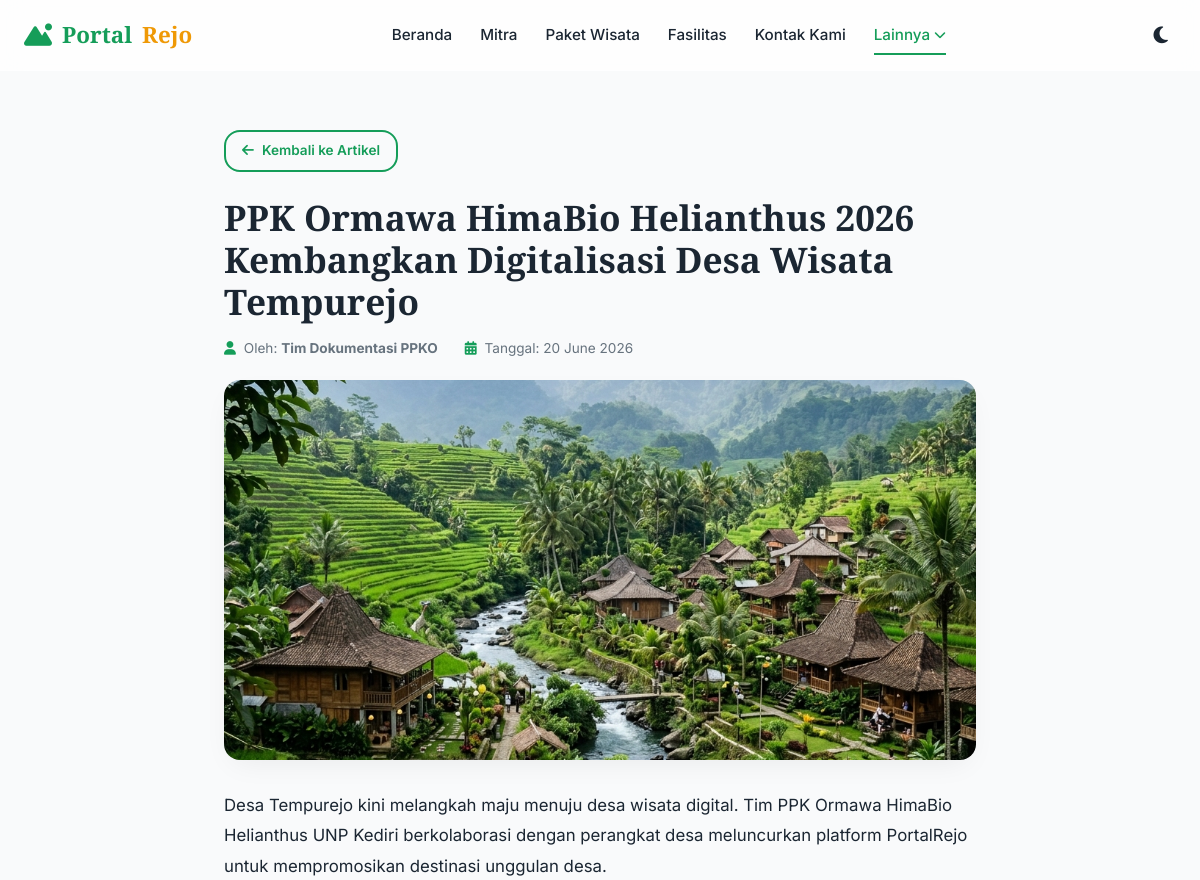
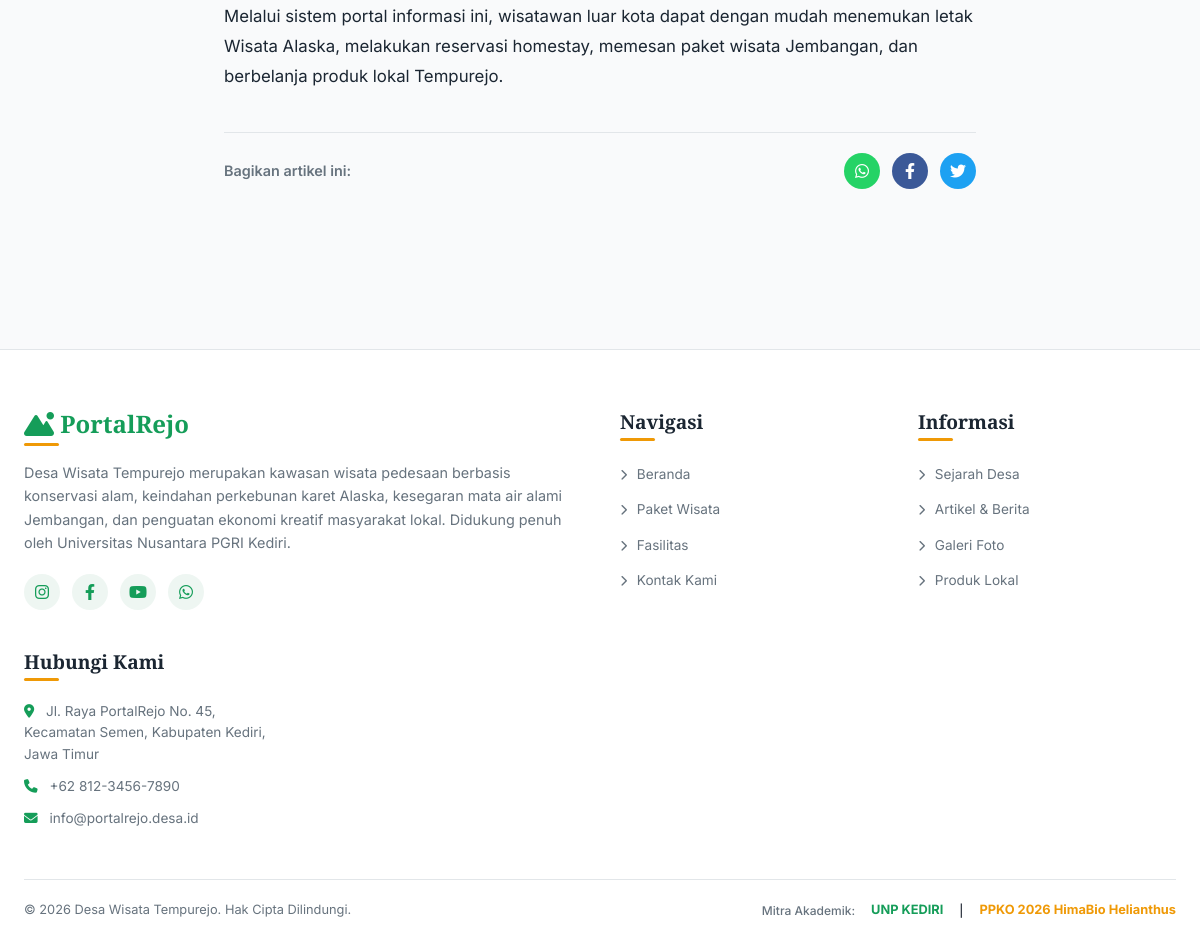
Screenshot of /index.php?page=artikel&slug=ppko-himabio-helianthus-digitalisasi-desa-tempurejo with the database file from the repository (2 pictures, top to bottom).
### tables this page shows
CREATE TABLE IF NOT EXISTS `artikel` (
  `id` INT AUTO_INCREMENT PRIMARY KEY,
  `judul` VARCHAR(150) NOT NULL,
  `slug` VARCHAR(150) NOT NULL UNIQUE,
  `konten` TEXT NOT NULL,
  `gambar` VARCHAR(255),
  `penulis` VARCHAR(100) DEFAULT 'Admin',
  `created_at` TIMESTAMP DEFAULT CURRENT_TIMESTAMP
);

### config/db.php (called while the page is built, shortened)
<?php
$db_host = 'localhost';
$db_user = 'root';
$db_pass = '';
$db_name = 'desa_wisata_tempurejo';
$pdo = null;
$db_connected = false;
try {
    $dsn = "mysql:host=$db_host;dbname=$db_name;charset=utf8mb4";
    $options = [
        PDO::ATTR_ERRMODE            => PDO::ERRMODE_EXCEPTION,
        PDO::ATTR_DEFAULT_FETCH_MODE => PDO::FETCH_ASSOC,
        PDO::ATTR_EMULATE_PREPARES   => false,
    ];
    $pdo = new PDO($dsn, $db_user, $db_pass, $options);
    $db_connected = true;
} catch (PDOException $e) {
    $db_connected = false;
}
function get_artikel($slug = null) {
    global $pdo, $db_connected;
    $mock_artikel = [
        [
            'id' => 1,
            'judul' => 'PPK Ormawa HimaBio Helianthus 2026 Kembangkan Digitalisasi Desa Wisata Tempurejo',
            'slug' => 'ppko-himabio-helianthus-digitalisasi-desa-tempurejo',
            'konten' => '<p>Desa Tempurejo kini melangkah maju menuju desa wisata digital. Tim PPK Ormawa HimaBio Helianthus UNP Kediri berkolaborasi dengan perangkat desa meluncurkan platform PortalRejo untuk mempromosikan destinasi unggulan desa.</p><p>Melalui sistem portal informasi ini, wisatawan luar kota dapat dengan mudah menemukan letak Wisata Alaska, melakukan reservasi homestay, memesan paket wisata Jembangan, dan berbelanja produk lokal Tempurejo.</p>',
            'gambar' => 'artikel_launching.jpg',
            'penulis' => 'Tim Dokumentasi PPKO',
            'created_at' => '2026-06-18 10:00:00'
        ],
        [
            'id' => 2,
            'judul' => 'Menyusuri Keindahan Hutan Karet Alaska Tempurejo yang Sejuk',
            'slug' => 'menyusuri-keindahan-hutan-karet-alaska-tempurejo',
            'konten' => '<p>Wisata Alaska (Alas Karet) menjadi ikon wisata alam unggulan di Desa Tempurejo. Menawarkan keindahan barisan pohon karet yang rindang dan estetik, tempat ini sangat digemari oleh pemburu foto instagramable.</p><p>Selain berswafoto, para pengunjung juga dapat menikmati terapi berjalan kaki di sepanjang jalur sungai dangkal berbatu yang berair sangat jernih dan menyegarkan.</p>',
            'gambar' => 'artikel_pesona_alam.jpg',
            'penulis' => 'Admin Desa',
            'created_at' => '2026-06-15 08:30:00'
        ],
        [
            'id' => 3,
            'judul' => 'Merasakan Kesegaran Mata Air Alami di Wisata Jembangan Tempurejo',
            'slug' => 'kesegaran-mata-air-alami-wisata-jembangan-tempurejo',
            'konten' => '<p>Wisata Jembangan Tempurejo merupakan destinasi wisata pemandian keluarga yang airnya berasal langsung dari sumber mata air bawah tanah desa Tempurejo.</p><p>Kolam renang yang dikelilingi rindangnya pepohonan membuat suasana berenang terasa sangat asri. Pengelola juga menyediakan kolam terapi ikan yang bermanfaat bagi kesehatan sirkulasi darah pengunjung.</p>',
            'gambar' => 'artikel_tempe_sagu.jpg',
            'penulis' => 'Pokja Wisata Jembangan',
            'created_at' => '2026-06-12 14:15:00'
        ]
    ];
    if ($slug !== null) {
        if ($db_connected) {
            try {
                $stmt = $pdo->prepare("SELECT * FROM artikel WHERE slug = ?");
                $stmt->execute([$slug]);
                $res = $stmt->fetch();
                if ($res) return $res;
            } catch (PDOException $e) {
            }
        }
        return null;
    }
    return $mock_artikel;
}

### pages/artikel.php (the view, shortened to what this page needs)
<?php
$slug = isset($_GET['slug']) ? $_GET['slug'] : null;
if ($slug !== null):
    $art = get_artikel($slug);
    if ($art):
?>
        <section class="section" style="padding-top: 130px;">
            <div class="container" style="max-width: 800px;">
                <a href="index.php?page=artikel" class="btn btn-outline" style="color: var(--primary); border-color: var(--primary); padding: 8px 16px; font-size: 0.85rem; margin-bottom: 24px;">
                    <i class="fas fa-arrow-left"></i> Kembali ke Artikel
                </a>
                <article>
                    <div style="margin-bottom: 20px;">
                        <h1 style="font-size: 2.2rem; line-height: 1.2; margin-bottom: 16px;"><?php echo htmlspecialchars($art['judul']); ?></h1>
                        <div class="artikel-meta" style="font-size: 0.85rem;">
                            <span><i class="fas fa-user"></i> Oleh: <strong><?php echo htmlspecialchars($art['penulis']); ?></strong></span>
                            <span style="margin-left: 15px;"><i class="fas fa-calendar-alt"></i> Tanggal: <?php echo date('d F Y', strtotime($art['created_at'])); ?></span>
                        </div>
                    </div>
                    <div style="border-radius: var(--border-radius); overflow: hidden; margin-bottom: 30px; box-shadow: var(--shadow); height: 380px;">
                        <img src="assets/images/<?php echo htmlspecialchars($art['gambar']); ?>" alt="<?php echo htmlspecialchars($art['judul']); ?>" style="width: 100%; height: 100%; object-fit: cover;">
                    </div>
                    <div class="artikel-content-body" style="font-size: 1.05rem; line-height: 1.8; color: var(--text);">
                        <?php echo $art['konten'];  ?>
                    </div>
                </article>
                <div style="margin-top: 40px; border-top: 1px solid var(--border); padding-top: 20px; display: flex; align-items: center; justify-content: space-between; flex-wrap: wrap; gap: 15px;">
                    <span style="font-size: 0.9rem; font-weight: 600; color: var(--text-muted);">Bagikan artikel ini:</span>
                    <div class="social-links" style="margin-top: 0;">
                        <?php
                        $actual_link = (isset($_SERVER['HTTPS']) && $_SERVER['HTTPS'] === 'on' ? "https" : "http") . "://$_SERVER[HTTP_HOST]$_SERVER[REQUEST_URI]";
                        ?>
                        <a href="https://api.whatsapp.com/send?text=<?php echo rawurlencode($art['judul'] . " - " . $actual_link); ?>" target="_blank" class="social-icon" style="background-color: #25D366; color: white;" title="Share WhatsApp"><i class="fab fa-whatsapp"></i></a>
                        <a href="https://www.facebook.com/sharer/sharer.php?u=<?php echo rawurlencode($actual_link); ?>" target="_blank" class="social-icon" style="background-color: #3b5998; color: white;" title="Share Facebook"><i class="fab fa-facebook-f"></i></a>
                        <a href="https://twitter.com/intent/tweet?text=<?php echo rawurlencode($art['judul']); ?>&url=<?php echo rawurlencode($actual_link); ?>" target="_blank" class="social-icon" style="background-color: #1da1f2; color: white;" title="Share Twitter"><i class="fab fa-twitter"></i></a>
                    </div>
                </div>
            </div>
        </section>
<?php
    endif;
endif; ?>

### assets/css/style.css (style rules this page uses)
:root { --primary-hue: 150; --accent-hue: 38; --primary: hsl(var(--primary-hue), 76%, 35%); --primary-hover: hsl(var(--primary-hue), 76%, 28%); --primary-light: hsl(var(--primary-hue), 30%, 95%); --accent: hsl(var(--accent-hue), 95%, 48%); --accent-hover: hsl(var(--accent-hue), 95%, 40%); --bg-light: hsl(210, 20%, 98%); --bg-card-light: hsl(0, 0%, 100%); --text-light: hsl(210, 30%, 15%); --text-muted-light: hsl(210, 10%, 45%); --border-light: hsl(210, 15%, 90%); --bg-dark: hsl(220, 30%, 8%); --bg-card-dark: hsl(220, 25%, 12%); --text-dark: hsl(210, 20%, 95%); --text-muted-dark: hsl(210, 10%, 65%); --border-dark: hsl(220, 20%, 18%); --bg: var(--bg-light); --bg-card: var(--bg-card-light); --text: var(--text-light); --text-muted: var(--text-muted-light); --border: var(--border-light); --shadow: 0 10px 30px -10px rgba(0, 0, 0, 0.08); --shadow-hover: 0 20px 40px -15px rgba(0, 0, 0, 0.15); --glass-bg: rgba(255, 255, 255, 0.75); --glass-border: rgba(255, 255, 255, 0.25); --font-heading: 'Playfair Display', serif; --font-body: 'Inter', sans-serif; --border-radius: 16px; --border-radius-sm: 8px; --transition: all 0.3s cubic-bezier(0.4, 0, 0.2, 1); }
* { margin: 0; padding: 0; box-sizing: border-box; }
html { scroll-behavior: smooth; font-size: 16px; }
body { background-color: var(--bg); color: var(--text); font-family: var(--font-body); line-height: 1.6; overflow-x: hidden; transition: background-color 0.3s ease, color 0.3s ease; }
h1, h2, h3, h4, h5, h6 { font-family: var(--font-heading); font-weight: 700; line-height: 1.2; color: var(--text); }
a { color: inherit; text-decoration: none; transition: var(--transition); }
img { max-width: 100%; height: auto; display: block; }
.container { width: 100%; max-width: 1200px; margin: 0 auto; padding: 0 24px; }
.section { padding: 80px 0; }
.btn { display: inline-flex; align-items: center; gap: 8px; padding: 14px 28px; border-radius: var(--border-radius); font-weight: 600; font-size: 0.95rem; cursor: pointer; border: none; transition: var(--transition); }
.btn-outline { background-color: transparent; color: white; border: 2px solid white; }
.artikel-meta { font-size: 0.75rem; color: var(--text-muted); margin-bottom: 8px; display: flex; gap: 12px; }
.artikel-meta span i { color: var(--primary); margin-right: 4px; }
.social-links { display: flex; gap: 12px; margin-top: 16px; }
.social-icon { width: 36px; height: 36px; border-radius: 50%; background-color: var(--primary-light); color: var(--primary); display: flex; align-items: center; justify-content: center; transition: var(--transition); }

### rows the page displays
artikel: judul "PPK Ormawa HimaBio Helianthus 2026 Kembangkan Digitalisasi Desa Wisata Tempurejo", penulis "Tim Dokumentasi PPKO", created_at "20 June 2026", gambar (picture), konten "Desa Tempurejo kini melangkah maju menuju desa wisata digital. Tim PPK Ormawa HimaBio Helianthus UNP Kediri berkolaborasi dengan perangkat desa meluncurkan platform PortalRejo untuk mempromosikan destinasi unggulan desa. Melalui sistem portal informasi ini, wisatawan luar kota dapat dengan mudah menemukan letak Wisata Alaska, melakukan reservasi homestay, memesan paket wisata Jembangan, dan berbelanja produk lokal Tempurejo."
